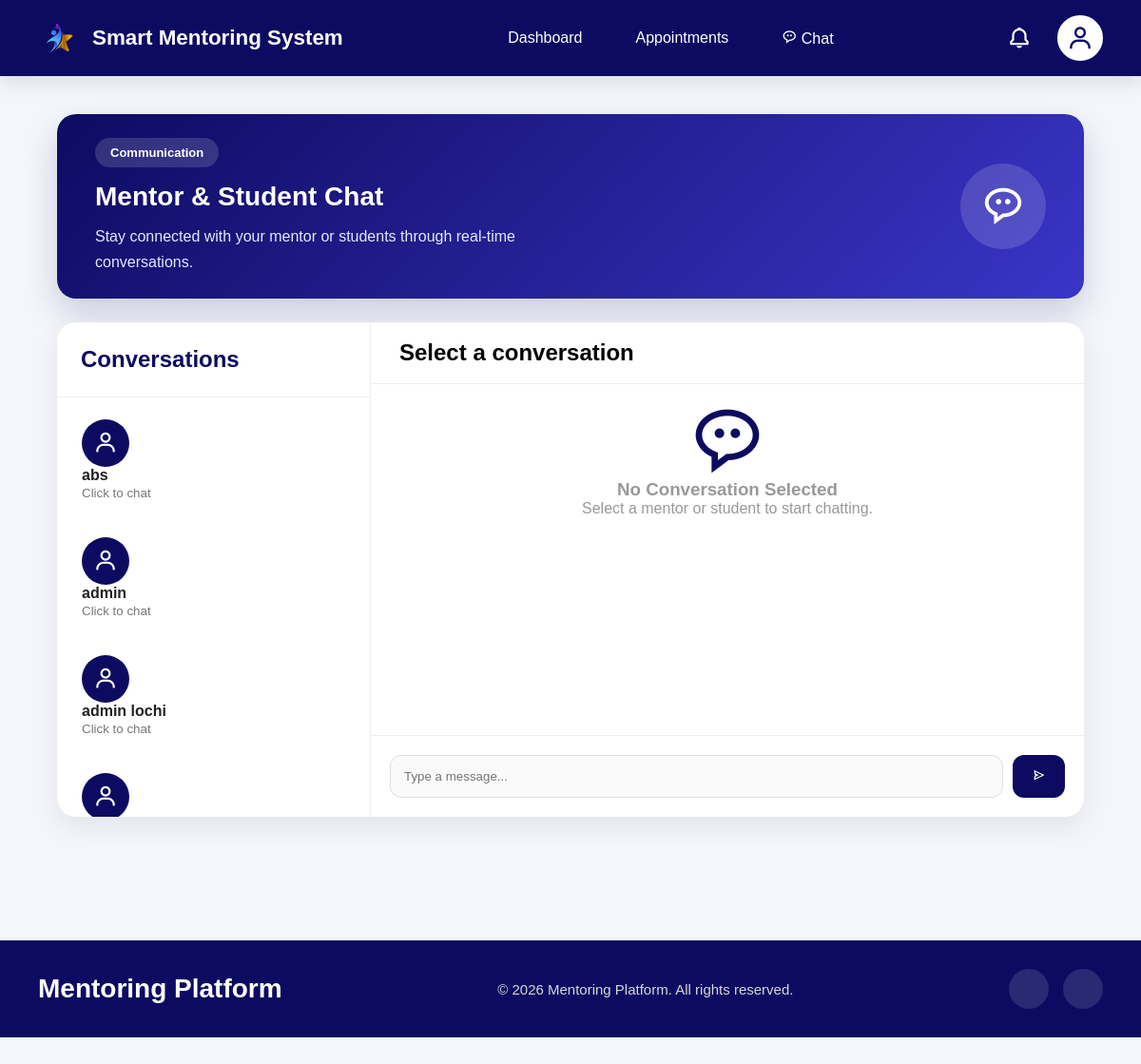
The page /chat.php (signed in) on the database its author committed.
### tables this page shows
CREATE TABLE `users` (
  `usersId` int(12) NOT NULL,
  `usersName` varchar(20) NOT NULL,
  `usersEmail` varchar(32) NOT NULL,
  `usersPwd` varchar(255) NOT NULL,
  `role` varchar(20) NOT NULL,
  `student_id` varchar(50) NOT NULL,
  `mentor_id` varchar(50) NOT NULL,
  `course` varchar(100) NOT NULL,
  `department` varchar(100) NOT NULL,
  `otp` varchar(6) DEFAULT NULL,
  `otp_expiry` datetime DEFAULT NULL
);

### chat.php (the view, shortened to what this page needs)
<?php
include "Includes/db.php";
$role = $_SESSION['role'];
if ($role == "student") {
    $users = $conn->query(
        "SELECT usersId, usersName
         FROM users
         WHERE role='mentor'
         ORDER BY usersName"
    );
} else {
    $users = $conn->query(
        "SELECT usersId, usersName
         FROM users
         WHERE role='student'
         ORDER BY usersName"
    );
}
?>
<!DOCTYPE html>
<html lang="en">
<head>
<link rel="stylesheet" href="Includes/student_header.css">
<link rel="stylesheet" href="Includes/mentor_header.css">
<link rel="stylesheet" href="chat.css">
<link rel="stylesheet" href="Includes/footer.css">
<link href='https://unpkg.com/boxicons@2.1.4/css/boxicons.min.css' rel='stylesheet'>
</head>
<body>
    <?php
    if ($role == "student") {
    include "Includes/student_header.php";
} else {
    include "Includes/mentor_header.php";
}
?>
<section class="chat-hero">
    <div class="chat-hero-content">
        <span class="chat-page-label">
            Communication
        </span>
        <h1>
            Mentor & Student Chat
        </h1>
        <p>
            Stay connected with your mentor or students through real-time conversations.
        </p>
    </div>
    <div class="chat-hero-icon">
        <i class='bx bx-message-rounded-dots'></i>
    </div>
</section>
<div class="chat-container">
    <div class="chat-sidebar">
        <div class="chat-sidebar-header">
            <h2>Conversations</h2>
        </div>
        <div id="conversation-list">
<?php while($user = $users->fetch_assoc()) { ?>
<div class="conversation-card"
     onclick="openChat(
        <?= $user['usersId']; ?>,
        '<?= htmlspecialchars($user['usersName'], ENT_QUOTES); ?>'
     )">
    <div class="conversation-avatar">
        <i class='bx bx-user'></i>
    </div>
    <div class="conversation-info">
        <h4><?= htmlspecialchars($user['usersName']); ?></h4>
        <small>Click to chat</small>
    </div>
</div>
<?php } ?>
</div>
    </div>
    <div class="chat-window">
        <div class="chat-header">
            <h2>Select a conversation</h2>
        </div>
        <div id="chat-messages">
            <div class="empty-chat">
                <i class='bx bx-message-rounded-dots'></i>
                <h3>No Conversation Selected</h3>
                <p>Select a mentor or student to start chatting.</p>
            </div>
        </div>
        <div class="chat-input">
            <input
                type="text"
                placeholder="Type a message..."
                disabled
            >
            <button onclick="sendMessage()" disabled>
                <i class='bx bx-send'></i>
            </button>
        </div>
    </div>
</div>
<?php include "Includes/footer.php"; ?>
</body>
</html>

### Includes/student_header.css (style rules this page uses)
* { margin:0; padding:0; box-sizing:border-box; font-family:'Poppins',sans-serif; }
body { overflow-x:hidden; background:#f5f7fb; }

### chat.css (style rules this page uses)
body { background:#f4f6fb; margin:0; font-family:Poppins,sans-serif; min-height:100vh; display:flex; flex-direction:column; }
.chat-hero { width:90%; max-width:1150px; margin:40px auto 25px; background:linear-gradient(135deg,#0D0B61,#3A35C7); color:#fff; border-radius:20px; padding:25px 40px; display:flex; justify-content:space-between; align-items:center; box-shadow:0 15px 35px rgba(13,11,97,.18); }
.chat-page-label { display:inline-block; background:rgba(255,255,255,.15); padding:8px 16px; border-radius:30px; font-size:13px; font-weight:600; margin-bottom:15px; }
.chat-hero h1 { margin:0; font-size:28px; font-weight:700; }
.chat-hero p { margin-top:12px; max-width:500px; color:#e5e7ff; line-height:1.7; }
.chat-hero-icon { width:90px; height:90px; border-radius:50%; background:rgba(255,255,255,.15); display:flex; justify-content:center; align-items:center; }
.chat-hero-icon i { font-size:46px; color:#fff; }
.chat-container { width:90%; max-width:1150px; height:520px; margin:0 auto 50px; display:flex; background:#fff; border-radius:20px; overflow:hidden; box-shadow:0 10px 30px rgba(0,0,0,.08); }
.chat-sidebar { width:330px; border-right:1px solid #eee; display:flex; flex-direction:column; }
.chat-sidebar-header { padding:25px; border-bottom:1px solid #eee; }
.chat-sidebar-header h2 { color:#0D0B61; }
#conversation-list { flex:1; overflow-y:auto; }
.chat-window { flex:1; display:flex; flex-direction:column; }
.chat-header { height:65px; display:flex; align-items:center; padding:0 30px; border-bottom:1px solid #eee; }
#chat-messages { flex:1; overflow-y:auto; padding:20px; display:flex; flex-direction:column; gap:12px; }
.empty-chat { text-align:center; color:#999; }
.empty-chat i { font-size:80px; color:#0D0B61; }
.chat-input { display:flex; gap:10px; padding:20px; border-top:1px solid #eee; }
.chat-input input { flex:1; padding:14px; border-radius:12px; border:1px solid #ddd; }
.chat-input button { width:55px; border:none; border-radius:12px; background:#0D0B61; color:white; }
.conversation-card { padding:15px 18px; border-radius:12px; margin:8px; border:none; }
.conversation-avatar { width:50px; height:50px; border-radius:50%; background:#0D0B61; color:white; display:flex; justify-content:center; align-items:center; font-size:26px; }
.conversation-info h4 { margin:0; color:#222; font-size:16px; }
.conversation-info small { color:#777; }

### rows shown on the page
users: usersName "abs"
users: usersName "admin"
users: usersName "admin lochi"
